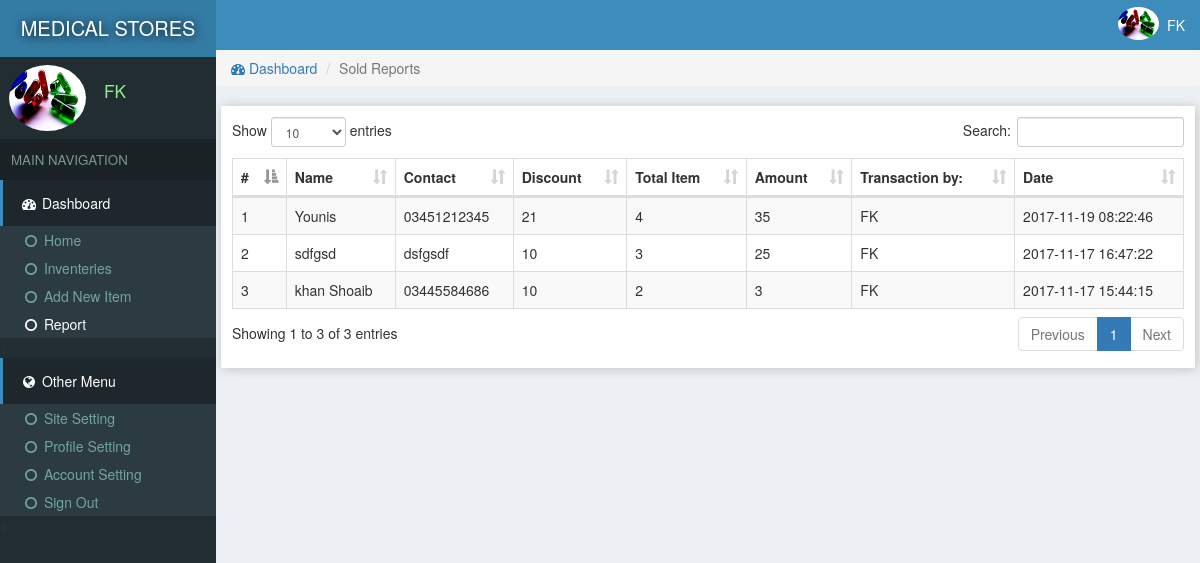
Before: /reports.php (signed in) with the older database file.
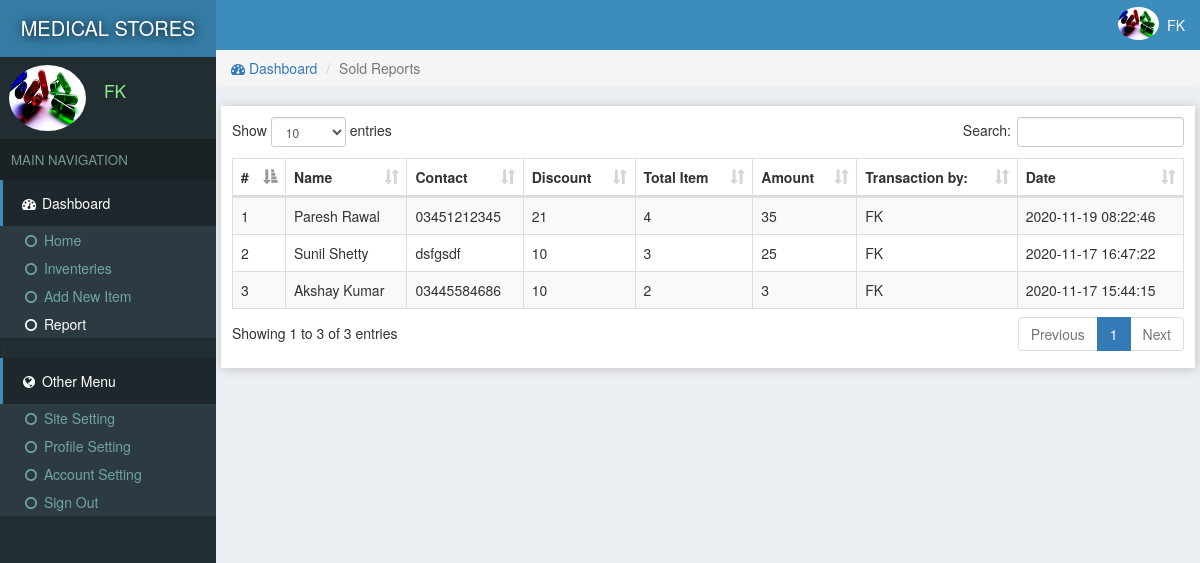
After: the same page with the newer database file.
### tables this page shows
CREATE TABLE `sold` (
  `id` int(11) NOT NULL,
  `name` varchar(222) NOT NULL,
  `contact` varchar(222) NOT NULL,
  `discount` varchar(222) NOT NULL,
  `item` varchar(222) NOT NULL,
  `amount` varchar(222) NOT NULL,
  `userId` int(11) NOT NULL,
  `date` timestamp NOT NULL DEFAULT CURRENT_TIMESTAMP
);

CREATE TABLE `users` (
  `id` int(11) NOT NULL,
  `email` varchar(222) NOT NULL,
  `password` varchar(222) NOT NULL,
  `name` varchar(222) NOT NULL,
  `pic` varchar(222) NOT NULL,
  `number` varchar(222) NOT NULL,
  `date` timestamp NOT NULL DEFAULT CURRENT_TIMESTAMP
);

### assets/function.php (called while the page is built, shortened)
<?php
function siteName()
{
	global $con;
	$array = $con->query("select * from site where id='1'");
	$row = $array->fetch_assoc();
	return $row['name'];
}
function getAdminName($id)
{
	global $con;
	$array = $con->query("select * from users where id='$id'");
	$row = $array->fetch_assoc();
	return $row['name'];
}
 ?>

### assets/db.php (called while the page is built, shortened)
<?php
    $con = new mysqli('localhost','root','','store');
    $array = $con->query("select * from users where id ='$_SESSION[userId]'");
    $user = $array->fetch_assoc();
?>

### reports.php (the view, shortened to what this page needs)
<?php require "assets/function.php" ?>
<?php require 'assets/db.php';?>
<!DOCTYPE html>
<html>
<head>
<link rel="stylesheet" href="js/datatables.net-bs/css/dataTables.bootstrap.min.css">
  <?php require "assets/autoloader.php" ?>
</head>
<body style="background: #ECF0F5;padding:0;margin:0">
<div class="dashboard" style="position: fixed;width: 18%;height: 100%;background:#222D32">
  <div style="background:#357CA5;padding: 14px 3px;color:white;font-size: 15pt;text-align: center;text-shadow: 1px 1px 11px black">
    <a href="index.php" style="color: white;text-decoration: none;"><?php echo strtoupper(siteName()); ?> </a>
  </div>
  <div class="flex" style="padding: 3px 7px;margin:5px 2px;">
    <div><img src="photo/<?php echo $user['pic'] ?>" class='img-circle' style='width: 77px;height: 66px'></div>
    <div style="color:lightgreen;font-size: 13pt;padding: 14px 7px;margin-left: 11px;"><?php echo ucfirst($user['name']); ?></div>
  </div>
  <div style="background: #1A2226;font-size: 10pt;padding: 11px;color: #79978F">MAIN NAVIGATION</div>
  <div>
    <div style="background:#1E282C;color: white;padding: 13px 17px;border-left: 3px solid #3C8DBC;"><span><i class="fa fa-dashboard fa-fw"></i> Dashboard</span></div>
    <div class="item">
      <ul class="nostyle zero">
        <a href="index.php"><li ><i class="fa fa-circle-o fa-fw"></i> Home</li></a>
        <a href="inventeries.php"><li ><i class="fa fa-circle-o fa-fw"></i> Inventeries</li></a>
       <a href="addnew.php"><li><i class="fa fa-circle-o fa-fw"></i> Add New Item</li></a>
        <a href="reports.php"><li style="color: white"><i class="fa fa-circle-o fa-fw"></i> Report</li></a>
      </ul><
    </div>
  </div>
  <div style="background:#1E282C;color: white;padding: 13px 17px;border-left: 3px solid #3C8DBC;"><span><i class="fa fa-globe fa-fw"></i> Other Menu</span></div>
  <div class="item">
      <ul class="nostyle zero">
        <a href="sitesetting.php"><li><i class="fa fa-circle-o fa-fw"></i> Site Setting</li></a>
       <a href="profile.php"><li><i class="fa fa-circle-o fa-fw"></i> Profile Setting</li></a>
        <a href="accountSetting.php"><li><i class="fa fa-circle-o fa-fw"></i> Account Setting</li></a>
        <a href="logout.php"><li><i class="fa fa-circle-o fa-fw"></i> Sign Out</li></a>
      </ul><
    </div>
</div>
<div class="marginLeft" >
  <div style="color:white;background:#3C8DBC" >
    <div class="pull-right flex rightAccount" style="padding-right: 11px;padding: 7px;">
      <div><img src="photo/<?php echo $user['pic'] ?>" style='width: 41px;height: 33px;' class='img-circle'></div>
      <div style="padding: 8px"><?php echo ucfirst($user['name']) ?></div>
    </div>
  </div>
  <div class="content">
   <ol class="breadcrumb ">
        <li><a href="index.php"><i class="fa fa-dashboard"></i> Dashboard</a></li>
        <li class="active">Sold Reports</li>
    </ol>
  <div class="tableBox" >
    <table id="dataTable" class="table table-bordered table-striped" style="z-index: -1">
      <thead>
        <th>#</th>
        <th>Name</th>
        <th>Contact</th>
        <th>Discount</th>
        <th>Total Item</th>
        <th>Amount</th>
        <th>Transaction by:</th>
        <th>Date</th>
      </thead>
     <tbody>
      <?php $i=0;
          $array = $con->query("select * from sold ORDER BY date DESC");
        while ($row = $array->fetch_assoc())
        {
          $i=$i+1;
        ?>
          <tr>
            <td><?php echo $i; ?></td>
            <td><?php echo $row['name']; ?></td>
            <td><?php echo $row['contact']; ?></td>
            <td><?php echo $row['discount']; ?></td>
            <td><?php echo $row['item']; ?></td>
            <td><?php echo $row['amount']; ?></td>
            <td><?php echo getAdminName($row['userId']); ?></td>
            <td><?php echo $row['date']; ?></td>
          </tr>
      <?php
        }
       ?>
     </tbody>
    </table>
  </div>
  </div>
</div>
</body>
</html>

Changed rows visible on the page:
changed sold: name "Younis" → "Paresh Rawal"; date "2017-11-19 08:22:46" → "2020-11-19 08:22:46"
changed sold "dsfgsdf": name "sdfgsd" → "Sunil Shetty"; date "2017-11-17 16:47:22" → "2020-11-17 16:47:22"
changed sold: name "khan Shoaib" → "Akshay Kumar"; date "2017-11-17 15:44:15" → "2020-11-17 15:44:15"
